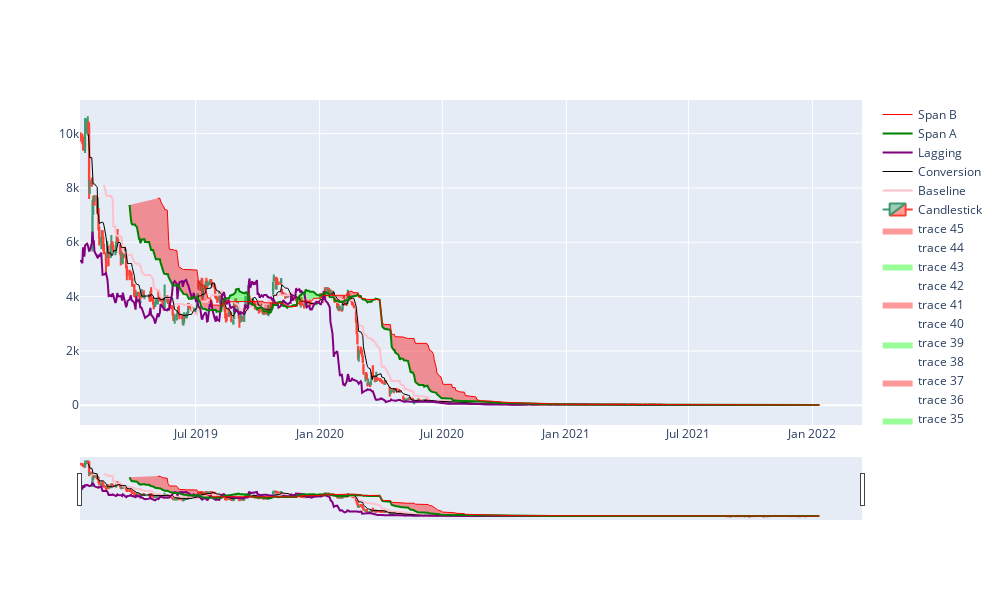

Notebook code cell kept with this figure:
### Code cell
# Norwegian Air Shuttle AS
get_ichimoku("NAS.OL", "3y", "1d")
